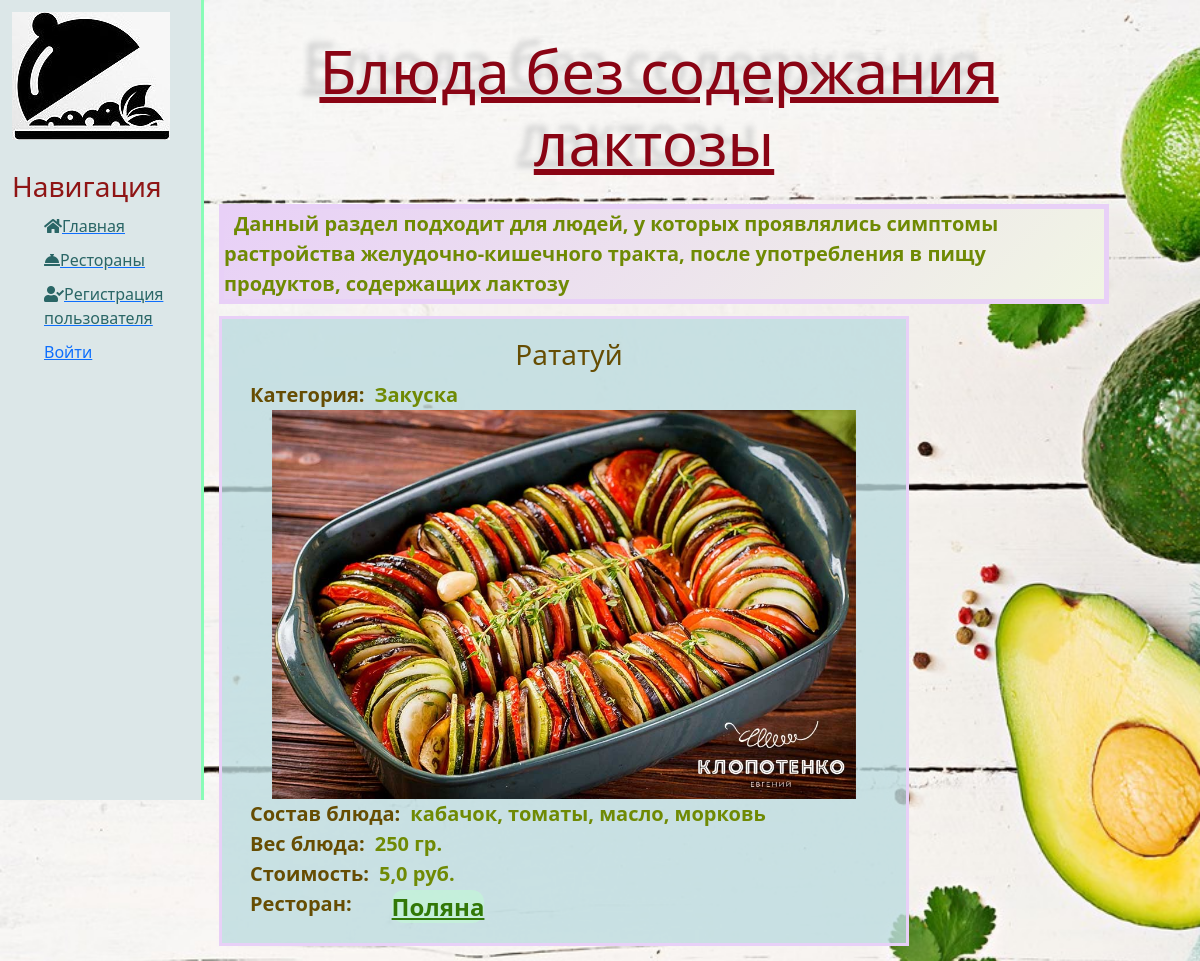
Page /bezlactoz/ on the committed database.
### restoran/models.py (models this page shows, shortened)
class Bluda(models.Model):
    title = models.CharField('Название', max_length=50)
    kategor = models.ForeignKey('Kategor', on_delete=models.PROTECT)
    foto= models.ImageField('Фото блюда', upload_to='img/')
    full_text=models.TextField('Полный состав')
    masa= models.IntegerField('Вес')
    cena=models.FloatField('Цена в рублях')
    name_restoran= models.ForeignKey('Restoran', on_delete=models.CASCADE)
    class Meta:
        verbose_name='Блюдо'
        verbose_name_plural='Блюда'

class Kategor(models.Model):
    VIBOR_KATEGOR = (
        ('1', 'Закуска'),
        ('2', 'Основное'),
        ('3', 'Десерт'),
        ('4', 'Напиток'),
        ('5', 'Суп'),
    )
    name = models.CharField(max_length=60)
    vibor_kategor = models.CharField(max_length=1, choices=VIBOR_KATEGOR)
    def __str__(self):
        return self.name
    class Meta:
        verbose_name='Категория'
        verbose_name_plural='Категории'

class Restoran(models.Model):
    nazvan=models.CharField('Название ресторана', max_length=30)
    adres=models.CharField('Адрес', max_length=50)
    telefon=models.IntegerField('Телефон')
    content = models.TextField(blank=True, verbose_name="Описание рестрана")
    foto = models.ImageField('Фото ресторана', upload_to='photo/')
    def __str__(self):
        return self.nazvan
    class Meta:
        verbose_name='Ресторан'
        verbose_name_plural='Рестораны'

### restoran/views.py (the view)
# urls.py: path('bezlactoz/', bezlactoz, name='bezlactoz'),
def bezlactoz(request):
    objects_to_exclude = ['молоко', 'молочный','сливки','сливоч','творог','творожный','сыр','сырный', 'майонез']
    bluda = Bluda.objects.all()
    for i in objects_to_exclude:
        bluda = bluda.exclude(full_text__icontains=i)
    return render(request, 'main/bezlactoz.html', {'bluda': bluda})

### main/templates/main/bezlactoz.html (shortened to what this page needs)
{% extends 'main/globo.html' %}
{%load static%}
{% block content %}
     <h1>Блюда без содержания лактозы </h1>
     <p> Данный раздел подходит для людей, у которых проявлялись симптомы растройства желудочно-кишечного тракта,
         после употребления в пищу продуктов, содержащих лактозу </p>
    {% for el in bluda %}
        <div class="alert-warning">
            <h3>{{ el.title}}</h3>
            <b> Категория:</b><p> {{ el.kategor }}</p>
            <img src="{{ el.foto.url }}">
            <b>Состав блюда:</b> <p> {{ el.full_text }}</p>
            <b>Вес блюда:</b><p> {{ el.masa }} гр.</p>
            <b>Стоимость:</b><p> {{ el.cena }} руб.</p>
            <b>Ресторан:</b><p> <p><a href="{% url 'about' el.name_restoran.id %}" style=" color: #327807;" > {{ el.name_restoran }} </a>
        </div>
    {% endfor%}
{% endblock %}

### main/static/main/css/main.css (style rules this page uses)
body { background-image: url(../img/13.jpg); background-size: 1800px; }
main h1 { front-size: 50px; color: #8a0414; text-decoration: underline; font-size: 60px; text-align: center; text-shadow:#cccccc -17px -8px 6px; }
main p { background: linear-gradient(-45deg, #f1f5e4, #e8d0f7); color: #6f8a04; margin-top: 30px; outline: 5px solid #e8d0f7; font-weight:700; text-align: left; font-size: 20px; margin-left: 20px; }
.alert-warning { margin:2%; background: #bcdce0c9; outline: 3px solid #e8d0f7; margin-top: 20px; width: 76%; padding:2.0%; border-top: 1px solid transparent; }
.alert-warning p { background: none; margin-top: 10px; outline: none; float: center; margin: 0; color:1c5701fd ; }
.alert-warning img { width: 90%; }
.alert-warning b { float: left; background: none; margin-top: 10px; outline: none; font-size: 20px; margin: 0; }
main a { font-size: 24px; font-weight: 700; background-color: #c4f2dad8; color: #2a6666; margin: 30px; border-radius: 12px; }

### rows in the picture
Bluda: title "Рататуй", kategor "Закуска", foto (picture), full_text "кабачок, томаты, масло, морковь", masa "250", cena "5,0", name_restoran "Поляна"
